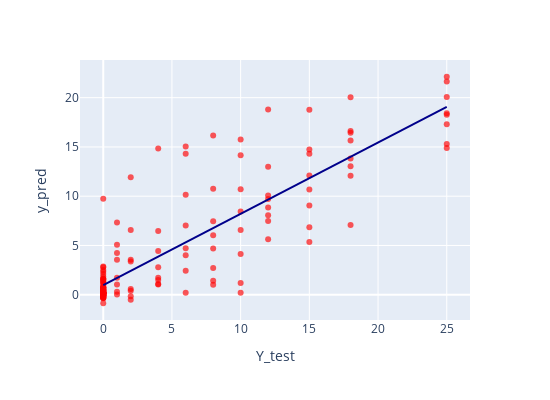

Notebook code for this chart:
### Code cell
fig = px.scatter(
    dfplot, x='Y_test', y='y_pred', opacity=0.65,
    trendline='ols', trendline_color_override='darkblue',
    color_discrete_sequence=['red'],
    width=550, height=400
)
fig.show()

### Figure 1 — Plotly figure (JSON) as saved in the notebook; plotly's stock layout.template omitted (floating-point values rounded to 4 significant figures; data arrays with more than 128 entries replaced by an {"elided": "..."} marker saying what was removed)
{"data": [{"hovertemplate": "Y_test=%{x}<br>y_pred=%{y}<extra></extra>", "legendgroup": "", "marker": {"color": "red", "opacity": 0.65, "symbol": "circle"}, "mode": "markers", "name": "", "orientation": "v", "showlegend": false, "type": "scatter", "x": {"elided": "155 int values"}, "xaxis": "x", "y": {"elided": "155 float values"}, "yaxis": "y"}, {"hovertemplate": "<b>OLS trendline</b><br>y_pred = 0.723657 * Y_test + 0.971723<br>R<sup>2</sup>=0.731936<br><br>Y_test=%{x}<br>y_pred=%{y} <b>(trend)</b><extra></extra>", "legendgroup": "", "line": {"color": "darkblue"}, "marker": {"color": "red", "symbol": "circle"}, "mode": "lines", "name": "", "showlegend": false, "type": "scatter", "x": {"elided": "155 int values"}, "xaxis": "x", "y": {"elided": "155 float values"}, "yaxis": "y"}], "layout": {"height": 400, "legend": {"tracegroupgap": 0}, "margin": {"t": 60}, "width": 550, "xaxis": {"anchor": "y", "domain": [0, 1], "title": {"text": "Y_test"}}, "yaxis": {"anchor": "x", "domain": [0, 1], "title": {"text": "y_pred"}}}}
